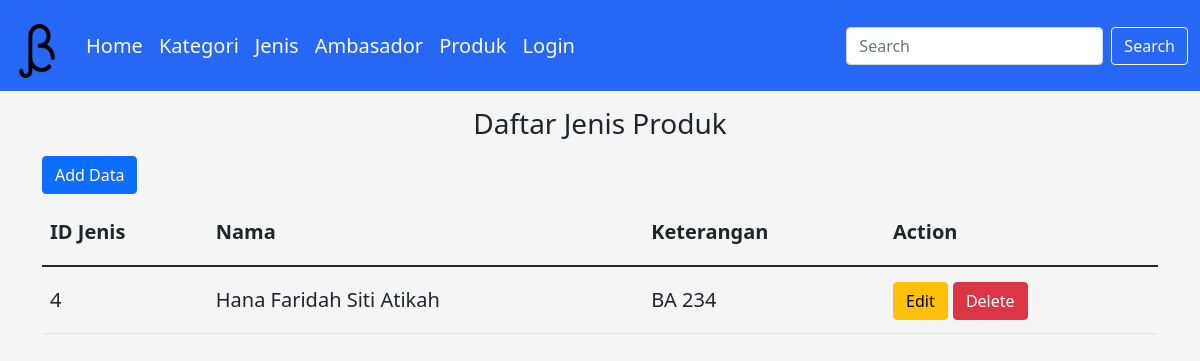
Before: /jenis/ with the older database file.
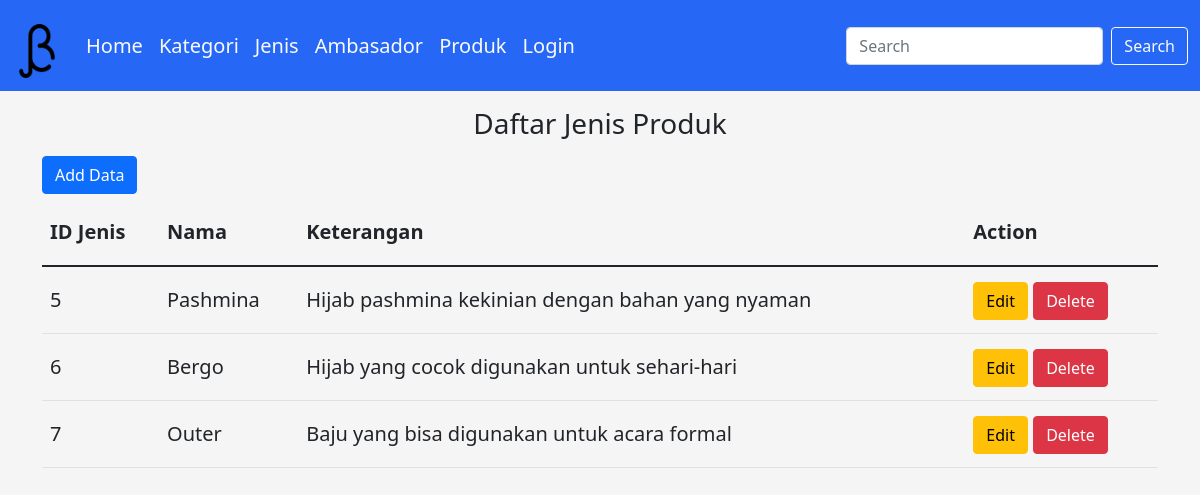
After: the same page with the newer database file.
### dashboard/models.py (models this page shows, shortened)
class Jenis(models.Model):
    nama=models.CharField(max_length=50)
    ket = models.CharField(max_length=50)

### dashboard/views.py (the view)
# urls.py: path('jenis/', Jenis_View),
def Jenis_View(request):
    jeniss = Jenis.objects.all()
    title = "Data Jenis"
    konteks = {
        'jeniss': jeniss,
        'titlenya': title,
    }
    return render(request, 'tampil_jenis.html', konteks)

### templates/tampil_jenis.html (shortened to what this page needs)
{% extends 'base.html' %}
{% load static %}
{% block konten %}
<h3 class="text-center">Daftar Jenis Produk</h3>
<div class="container">
    <a href="/addjenis" class="btn btn-primary">Add Data</a>
    <table class="table table-bordered-sm">
        <thead>
            <tr>
                <th>ID Jenis</th>
                <th>Nama</th>
                <th>Keterangan</th>
                <th>Action</th>
            </tr>
        </thead>
        <tbody>
            {% for Jenis in jeniss %}
            <tr>
                <td>{{ Jenis.id }}</td>
                <td>{{ Jenis.nama }}</td>
                <td>{{ Jenis.ket }}</td>
                <td>
                    <a href="{% url 'ubah_jenis' Jenis.id %}" type="button" class="btn btn-warning">
                        Edit
                    </a>
                    <button type="button" class="btn btn-danger" data-bs-toggle="modal" data-bs-target="#del-{{ Jenis.id }}">
                        Delete
                    </button>
                </td>
            </tr>
            {% endfor %}
        </tbody>
    </table>
</div>
{% endblock %}

Changed rows visible on the page:
removed Jenis: id "4", nama "Hana Faridah Siti Atikah", ket "BA 234"
added Jenis: id "5", nama "Pashmina", ket "Hijab pashmina kekinian dengan bahan yang nyaman"
added Jenis: id "6", nama "Bergo", ket "Hijab yang cocok digunakan untuk sehari-hari"
added Jenis: id "7", nama "Outer", ket "Baju yang bisa digunakan untuk acara formal"
